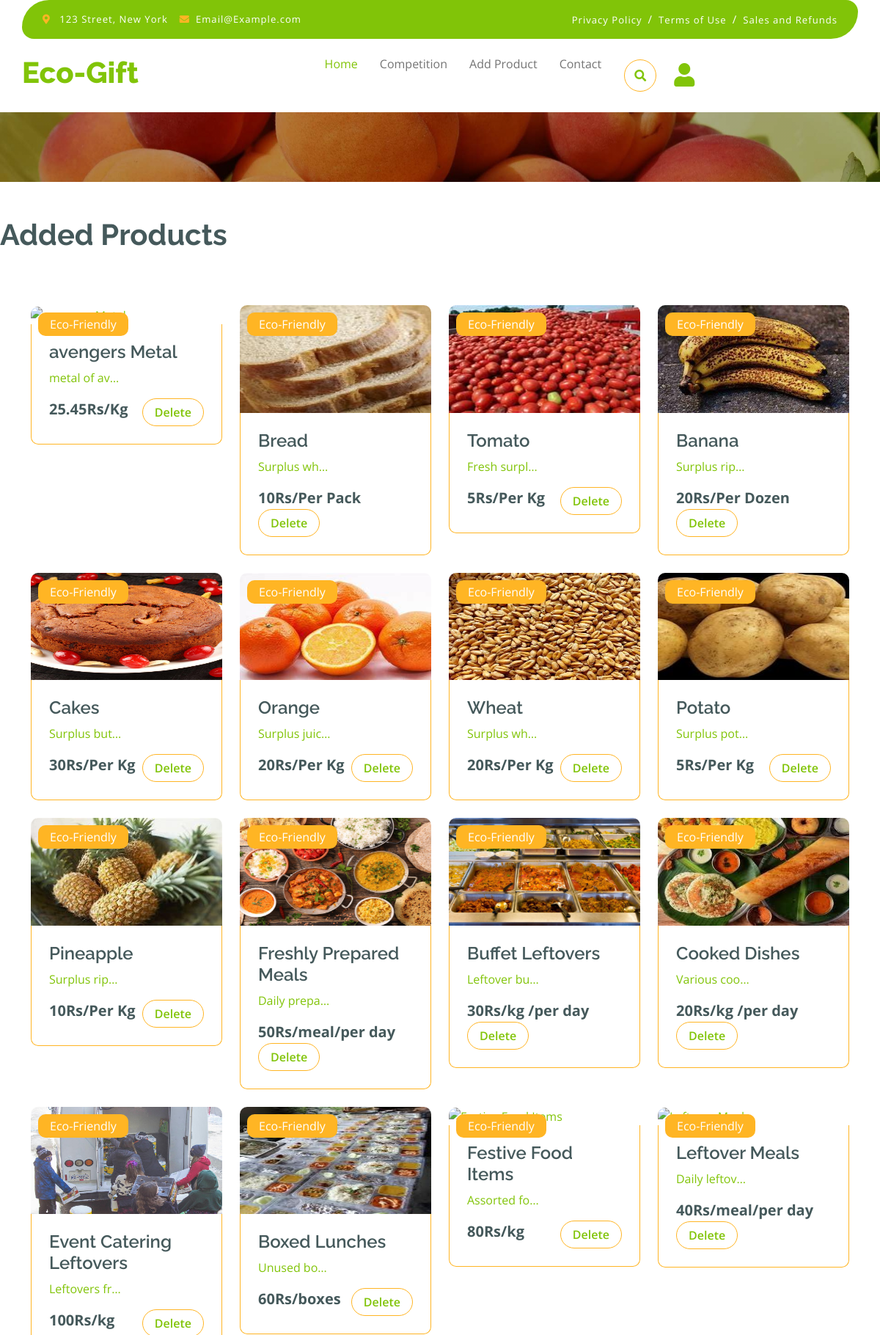
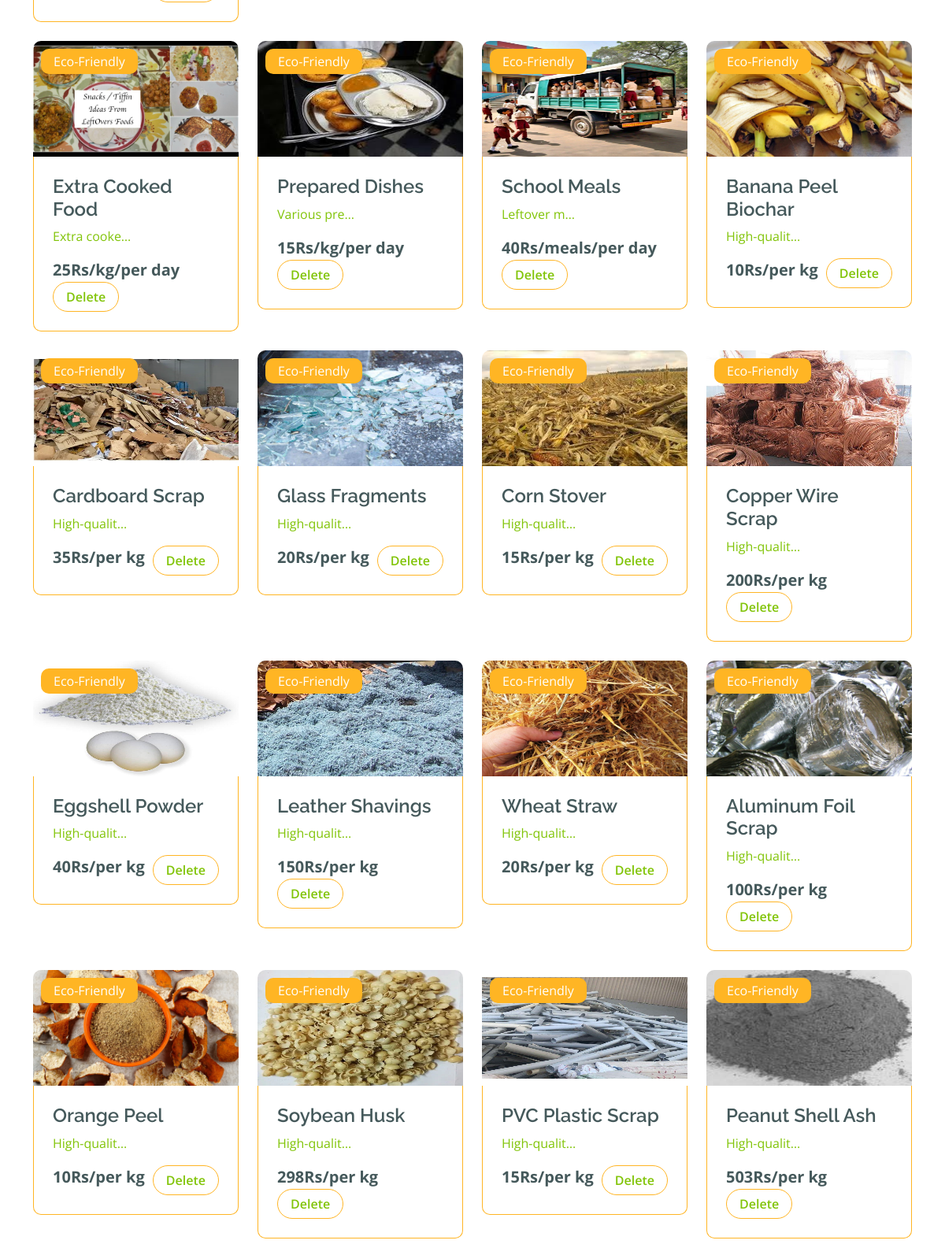
Screenshot of /seller-main (signed in, upper part) with the database file from the repository (2 pictures, top to bottom).
### products/models.py (models this page shows)
class Product(models.Model):
  Name = models.CharField(max_length=255)
  Description = models.TextField(blank=True)
  Price = models.CharField(max_length=10)
  Category = models.ForeignKey(Category, on_delete=models.CASCADE)
  Image = models.ImageField(upload_to='products/', blank=True)
  Seller = models.ForeignKey(Seller, on_delete=models.CASCADE, default = 1)
  units = models.CharField(max_length=20,default="Kg")

### ecogift/views.py (the view)
# urls.py: path('seller-main',views.sellerMain,name="seller-main"),
def sellerMain(request):
    seller = Seller.objects.get(Customer=request.user)
    products = Product.objects.filter(Seller=seller)
    order = Order.objects.filter(Customer=request.user).last()
    delivered_orders = Order.objects.filter(
        orders__Product__Seller=seller,
        Status='Delivered'
    ).distinct()
    active_orders = Order.objects.filter(
        orders__Product__Seller=seller,
        Status='Pending'
    ).distinct()
    income = 0
    for order in delivered_orders:
        for order_item in order.orders.all():
            income += float(order_item.Product.Price)
    incom = "%.2f"%income
    context = {
        'products': products,
        'active_orders': active_orders,
        "delivered_orders": delivered_orders,
        "income": f"{incom}"
    }
    print(delivered_orders)
    return render(request, "seller.html", context)

### products/context_processors.py (called while the page is built)
def user_email(request):
    if request.user.is_authenticated:
        return {'user_email': request.user.email}
    return {user_email: 'Please login into your account'}

### templates/seller.html (shortened to what this page needs)
{% load static %}
{% load custom_filters %}
<!DOCTYPE html>
<html lang="en">
    <head>
        <link rel="stylesheet" href="https://use.fontawesome.com/releases/v5.15.4/css/all.css"/>
        <link href="https://cdn.jsdelivr.net/npm/bootstrap-icons@1.4.1/font/bootstrap-icons.css" rel="stylesheet">
        <link href="{% static 'lib/lightbox/css/lightbox.min.css'%}" rel="stylesheet">
        <link href="{% static 'lib/owlcarousel/assets/owl.carousel.min.css'%}" rel="stylesheet">
        <link href="{% static 'css/bootstrap.min.css'%}" rel="stylesheet">
        <link href="{% static 'css/style.css'%}" rel="stylesheet">
    </head>
    <body>
        <div class="container-fluid fixed-top">
            <div class="container topbar bg-primary d-none d-lg-block">
                <div class="d-flex justify-content-between">
                    <div class="top-info ps-2">
                        <small class="me-3"><i class="fas fa-map-marker-alt me-2 text-secondary"></i> <a href="#" class="text-white">123 Street, New York</a></small>
                        <small class="me-3"><i class="fas fa-envelope me-2 text-secondary"></i><a href="#" class="text-white">Email@Example.com</a></small>
                    </div>
                    <div class="top-link pe-2">
                        <a href="#" class="text-white"><small class="text-white mx-2">Privacy Policy</small>/</a>
                        <a href="#" class="text-white"><small class="text-white mx-2">Terms of Use</small>/</a>
                        <a href="#" class="text-white"><small class="text-white ms-2">Sales and Refunds</small></a>
                    </div>
                </div>
            </div>
            <div class="container px-0">
                <nav class="navbar navbar-light bg-white navbar-expand-xl">
                    <a href="index.html" class="navbar-brand"><h1 class="text-primary display-6">Eco-Gift</h1></a>
                    <div class="collapse navbar-collapse bg-white" id="navbarCollapse">
                        <div class="navbar-nav mx-auto">
                            <a href="{% url 'seller-main' %}" class="nav-item nav-link active">Home</a>
                        <a href="{% url 'fcomp' %}" style="text-decoration:none;" class="nav-item nav-link">Competition</a>
                        <a href="{% url 'add-product' %}" style="text-decoration:none;" class="nav-item nav-link">Add Product</a>
                        <div class="nav-item dropdown">
                            <a href="{% url 'contactus' %}" class="nav-item nav-link">Contact</a>
                        </div>
                        <div class="d-flex m-3 me-0">
                            <button class="btn-search btn border border-secondary btn-md-square rounded-circle bg-white me-4" data-bs-toggle="modal" data-bs-target="#searchModal"><i class="fas fa-search text-primary"></i></button>
                            <a href="{% url 'myaccount' %}" class="my-auto">
                                <i class="fas fa-user fa-2x"></i>
                            </a>
                        </div>
                    </div>
                </nav>
            </div>
        </div>
        <div class="container-fluid page-header py-5">
            <ol class="breadcrumb justify-content-center mb-0">
                <li class="breadcrumb-item"><a href="#"></li>
            </ol>
        </div>
                    </head>
                    <body>
                <br><br><h1 class="fw-bold mb-0">Added Products</h1></br></br>
                <div class="container">
                    <div class="row g-4" id="products">
                        {% if products %}
                            {% for product in products %}
                            <div class="col-md-6 col-lg-4 col-xl-3">
                                    <a href="{% url 'shop-details' product.id %}">
                                    <div class="rounded position-relative fruite-item">
                                        <div class="fruite-img">
                                            <img src="{{ product.Image.url }}" class="img-fluid w-100 rounded-top" alt="{{ product.Name }}">
                                        </div>
                                        <div class="text-white bg-secondary px-3 py-1 rounded position-absolute" style="top: 10px; left: 10px;">
                                            Eco-Friendly
                                        </div>
                                        <div class="p-4 border border-secondary border-top-0 rounded-bottom">
                                            <h4>{{ product.Name }}</h4>
                                            <p style="display: block; width: 100px; overflow: hidden; white-space: nowrap; text-overflow: ellipsis;">{{ product.Description }}</p>
                                            <div class="d-flex justify-content-between flex-lg-wrap">
                                                <p class="text-dark fs-5 fw-bold mb-0">{{ product.Price }}Rs/{{ product.units }}</p>
                                                <a href="{% url 'DeleteProduct' product.id %}"><button class="add-to-cart btn border border-secondary rounded-pill px-3 text-primary">
                                                    Delete
                                                </button></a>
                                            </div>
                                        </div>
                                    </div>
                                </a>
                                </div>
                            {% endfor %}
                        {% else %}
                            <p>No items to display</p>
                        {% endif %}
                    </div>
                </div>
    <br><br><center><p>Click the Below Button to Add Products</p></center>
    <br><hr>
    </body>
</html>

### ecogift/static/css/style.css (style rules this page uses)
.btn { font-weight: 600; transition: .5s; }
.btn-md-square { width: 44px; height: 44px; }
.btn-square, .btn-sm-square, .btn-md-square, .btn-lg-square { padding: 0; display: flex; align-items: center; justify-content: center; font-weight: normal; }
.btn.border-secondary { transition: 0.5s; }
.fixed-top { transition: 0.5s; background: var(--bs-white); border: 0; }
.topbar { padding: 20px; border-radius: 230px 100px; }
.topbar .top-info { font-size: 15px; line-height: 0; letter-spacing: 1px; display: flex; align-items: center; }
.topbar .top-link { font-size: 15px; line-height: 0; letter-spacing: 1px; display: flex; align-items: center; }
.topbar .top-link a { letter-spacing: 1px; }
.navbar .navbar-nav .nav-link { padding: 10px 15px; font-size: 16px; transition: .5s; }
.navbar { height: 100px; border-bottom: 1px solid rgba(255, 255, 255, .1); }
.navbar .navbar-nav .nav-link:hover, .navbar .navbar-nav .nav-link.active, .fixed-top.bg-white .navbar .navbar-nav .nav-link:hover, .fixed-top.bg-white .navbar .navbar-nav .nav-link.active { color: var(--bs-primary); }
.page-header { position: relative; background: linear-gradient(rgba(0, 0, 0, 0.3), rgba(0, 0, 0, 0.3)), url(../img/cart-page-header-img.jpg); background-position: center center; background-repeat: no-repeat; background-size: cover; }
@media (min-width: 992px) { .hero-header, .page-header { margin-top: 152px !important; } }

### templates/seller.html (style rules this page uses)
.fruite-img > img { aspect-ratio: 16/9 !important; }

### rows the page displays
Product: Name "avengers Metal", Description "metal of av…", Price "25.45", units "Kg"
Product: Image (picture), Name "Bread", Description "Surplus wh…", Price "10", units "Per Pack"
Product: Image (picture), Name "Tomato", Description "Fresh surpl…", Price "5", units "Per Kg"
Product: Image (picture), Name "Banana", Description "Surplus rip…", Price "20", units "Per Dozen"
Product: Image (picture), Name "Cakes", Description "Surplus but…", Price "30", units "Per Kg"
Product: Image (picture), Name "Orange", Description "Surplus juic…", Price "20", units "Per Kg"
Product: Image (picture), Name "Wheat", Description "Surplus wh…", Price "20", units "Per Kg"
Product: Image (picture), Name "Potato", Description "Surplus pot…", Price "5", units "Per Kg"
Product: Image (picture), Name "Pineapple", Description "Surplus rip…", Price "10", units "Per Kg"
Product: Image (picture), Name "Freshly Prepared Meals", Description "Daily prepa…", Price "50", units "meal/per day"
Product: Image (picture), Name "Buffet Leftovers", Description "Leftover bu…", Price "30", units "kg /per day"
Product: Image (picture), Name "Cooked Dishes", Description "Various coo…", Price "20", units "kg /per day"
Product: Image (picture), Name "Event Catering Leftovers", Description "Leftovers fr…", Price "100", units "kg"
Product: Image (picture), Name "Boxed Lunches", Description "Unused bo…", Price "60", units "boxes"
Product: Name "Festive Food Items", Description "Assorted fo…", Price "80", units "kg"
Product: Name "Leftover Meals", Description "Daily leftov…", Price "40", units "meal/per day"
Product: Image (picture), Name "Extra Cooked Food", Description "Extra cooke…", Price "25", units "kg/per day"
Product: Image (picture), Name "Prepared Dishes", Description "Various pre…", Price "15", units "kg/per day"
Product: Image (picture), Name "School Meals", Description "Leftover m…", Price "40", units "meals/per day"
Product: Image (picture), Name "Banana Peel Biochar", Description "High-qualit…", Price "10", units "per kg"
Product: Image (picture), Name "Cardboard Scrap", Description "High-qualit…", Price "35", units "per kg"
Product: Image (picture), Name "Glass Fragments", Description "High-qualit…", Price "20", units "per kg"
Product: Image (picture), Name "Corn Stover", Description "High-qualit…", Price "15", units "per kg"
Product: Image (picture), Name "Copper Wire Scrap", Description "High-qualit…", Price "200", units "per kg"
Product: Image (picture), Name "Eggshell Powder", Description "High-qualit…", Price "40", units "per kg"
Product: Image (picture), Name "Leather Shavings", Description "High-qualit…", Price "150", units "per kg"
Product: Image (picture), Name "Wheat Straw", Description "High-qualit…", Price "20", units "per kg"
Product: Image (picture), Name "Aluminum Foil Scrap", Description "High-qualit…", Price "100", units "per kg"
Product: Image (picture), Name "Orange Peel", Description "High-qualit…", Price "10", units "per kg"
Product: Image (picture), Name "Soybean Husk", Description "High-qualit…", Price "298", units "per kg"
Product: Image (picture), Name "PVC Plastic Scrap", Description "High-qualit…", Price "15", units "per kg"
Product: Image (picture), Name "Peanut Shell Ash", Description "High-qualit…", Price "503", units "per kg"
